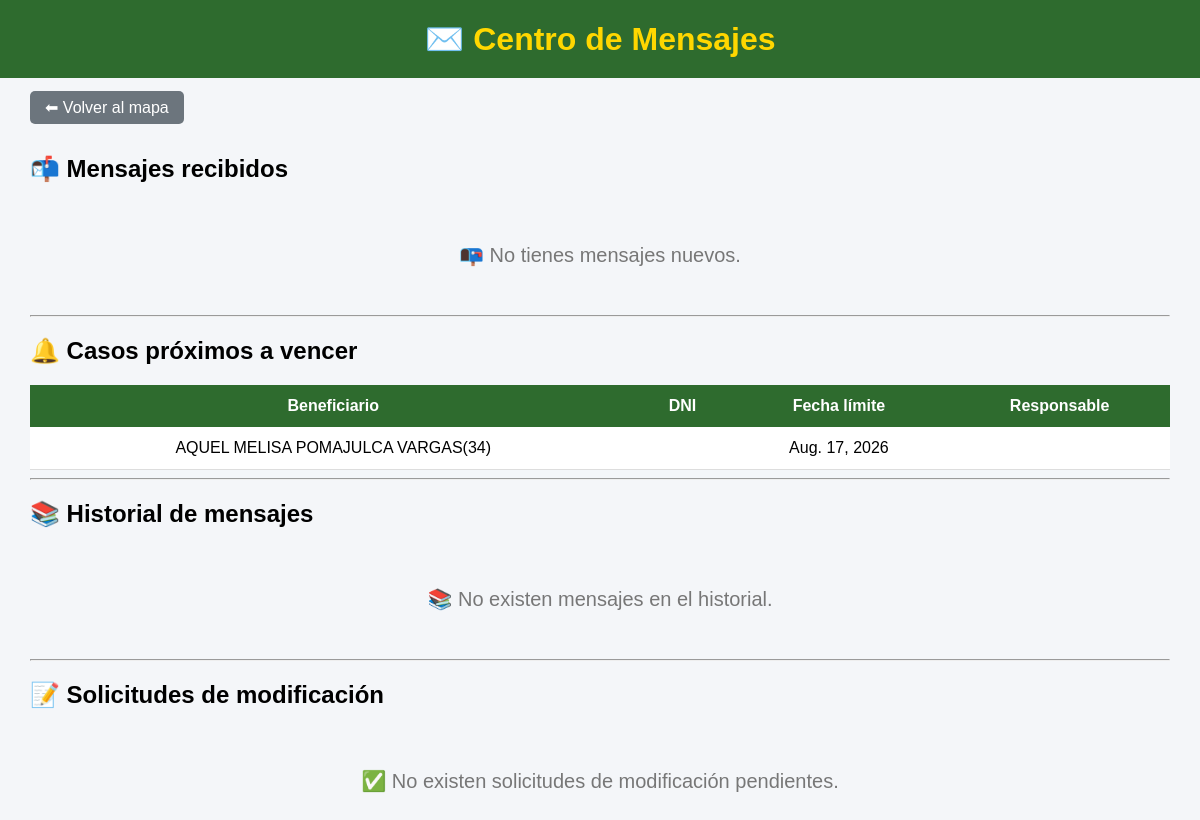
The app's page /mensajes/ (signed in) with its own data.
### mapa/models.py (models this page shows, shortened)
class Caso(models.Model):
    RIESGOS = [
        ("LEVE", "Leve"),
        ("MODERADO", "Moderado"),
        ("SEVERO", "Severo"),
        ("SEVERO EXTREMO", "Severo extremo"),
        ("NO DETERMINADO", "No determinado"),
    ]
    NOTIFICACION = [
        ("PENDIENTE", "Pendiente"),
        ("NOTIFICADO", "Notificado"),
    ]
    TIPO_VIOLENCIA = [
        ("FISICA", "Física"),
        ("PSICOLOGICA", "Psicológica"),
        ("SEXUAL", "Sexual"),
        ("ECONOMICA", "Económica o Patrimonial"),
    ]
    ESTADO_UBICACION_AGRESOR = [
        ("UBICADO", "Ubicado"),
        ("NO UBICADO", "No ubicado"),
    ]
    beneficiario = models.CharField(max_length=200, blank=True)
    dni_beneficiario = models.CharField(
        max_length=8,
        blank=True
    )
    domicilio = models.CharField(max_length=300, blank=True)
    nivel_riesgo = models.CharField(
        max_length=30,
        choices=RIESGOS,
        blank=True
    )
    region_denuncia = models.ForeignKey(
        Region,
        on_delete=models.PROTECT,
        related_name="casos_denuncia_region",
        null=True,
        blank=True,
    )
    provincia_denuncia = models.ForeignKey(
        Provincia,
        on_delete=models.PROTECT,
        related_name="casos_denuncia_provincia",
        null=True,
        blank=True,
    )
    distrito_denuncia = models.ForeignKey(
        Distrito,
        on_delete=models.PROTECT,
        related_name="casos_denuncia_distrito",
        null=True,
        blank=True,
    )
    region_medida = models.ForeignKey(
        Region,
        on_delete=models.PROTECT,
        related_name="casos_medida_region",
        null=True,
        blank=True,
    )
    provincia_medida = models.ForeignKey(
        Provincia,
        on_delete=models.PROTECT,
        related_name="casos_medida_provincia",
        null=True,
        blank=True,
    )
    distrito_medida = models.ForeignKey(
        Distrito,
        on_delete=models.PROTECT,
        related_name="casos_medida_distrito",
        null=True,
        blank=True,
)
    comisaria_denuncia = models.CharField(
        max_length=150,
        verbose_name="Comisaría donde se interpuso la denuncia"
    )
    comisaria_medida = models.CharField(
        max_length=150,
        verbose_name="Comisaría de Familia responsable"
    )
    efectivo = models.CharField(max_length=100, blank=True)
    responsable = models.ForeignKey(
    User,
    null=True,
    blank=True,
    on_delete=models.SET_NULL,
    related_name="casos_asignados"
    )
    folder = models.CharField(max_length=100, blank=True)
    expediente = models.CharField(max_length=100, blank=True)
    agresor = models.CharField(
        max_length=200,
        blank=True
    )
    dni_agresor = models.CharField(
        max_length=8,
        blank=True
    )
    telefono_agresor = models.CharField(
        "Teléfono del agresor",
        max_length=50,
        blank=True
    )
    direccion_agresor = models.CharField(
        "Dirección del agresor",
        max_length=300,
        blank=True
    )
    agresor_registro = models.ForeignKey(
    "Agresor",
    on_delete=models.SET_NULL,
    null=True,
    blank=True,
    related_name="casos"
)
    estado_ubicacion_agresor = models.CharField(
        "Estado de ubicación del agresor",
        max_length=15,
        choices=ESTADO_UBICACION_AGRESOR,
        default="NO UBICADO"
    )
    latitud_agresor = models.FloatField(
        null=True,
        blank=True
    )
    longitud_agresor = models.FloatField(
        null=True,
        blank=True
    )
    telefono = models.CharField(
        "Teléfono de la beneficiaria",
        max_length=50,
        blank=True
    )
    fecha_denuncia = models.DateField(
        "Fecha de la denuncia",
        null=True,
        blank=True
    )
    violencia_fisica = models.BooleanField(
        "Violencia física",
        default=False
    )
    violencia_psicologica = models.BooleanField(
        "Violencia psicológica",
        default=False
    )
    violencia_sexual = models.BooleanField(
        "Violencia sexual",
        default=False
    )
    violencia_economica = models.BooleanField(
        "Violencia económica o patrimonial",
        default=False
    )
    fecha_registro = models.DateField(
        null=True,
        blank=True
    )
    ultima_visita = models.DateField(
        null=True,
        blank=True
    )
    fecha_limite = models.DateField(
        "Próximo seguimiento",
        null=True,
        blank=True
)
    notificacion_beneficiario = models.CharField(
        max_length=15,
        choices=NOTIFICACION,
        default="PENDIENTE"
    )
    fecha_notificacion_beneficiario = models.DateField(
        null=True,
        blank=True
    )
    motivo_notificacion_beneficiario_pendiente = models.TextField(
        "Motivo de notificación pendiente de la persona beneficiaria",
        blank=True
    )
    notificacion_agresor = models.CharField(
        max_length=15,
        choices=NOTIFICACION,
        default="PENDIENTE"
    )
    fecha_notificacion_agresor = models.DateField(
        null=True,
        blank=True
    )
    motivo_notificacion_agresor_pendiente = models.TextField(
        "Motivo de notificación pendiente de la persona agresora",
        blank=True
    )
    estado = models.CharField(
        max_length=15,
        default="ACTIVO"
    )
    fecha_eliminacion = models.DateTimeField(
        null=True,
        blank=True
    )
    eliminado_por = models.ForeignKey(
        User,
        null=True,
        blank=True,
        on_delete=models.SET_NULL,
        related_name="casos_eliminados"
    )
    latitud = models.FloatField(
        null=True,
        blank=True
    )
    longitud = models.FloatField(
        null=True,
        blank=True
    )
    edicion_autorizada = models.BooleanField(
        default=False
    )
    class Meta:
        permissions = [
            ("modificar_directo", "Puede modificar casos directamente"),
            ("aprobar_modificacion", "Puede aprobar modificaciones"),
            ("archivar_directo", "Puede archivar casos directamente"),
            ("aprobar_archivado", "Puede aprobar archivados"),
            ("eliminar_directo", "Puede eliminar casos directamente"),
            ("aprobar_eliminacion", "Puede aprobar eliminaciones"),
            ("administrar_usuarios", "Puede administrar usuarios"),
        ]

### mapa/views.py (the view)
@login_required
@grupo_requerido(
    "Administrador",
    "Jefe_MP",
    "Usuario_MP"
)
def mensajes(request):
    mensajes_nuevos = Mensaje.objects.filter(
        destinatario=request.user,
        leido=False
    ).order_by("-fecha")
    historial_mensajes = Mensaje.objects.filter(
        destinatario=request.user,
        leido=True
    ).order_by("-fecha_lectura", "-fecha")
    solicitudes = SolicitudModificacion.objects.filter(
        estado="PENDIENTE"
    ).order_by("-fecha")
    hoy = timezone.now().date()
    limite = hoy + timedelta(days=3)
    casos_por_vencer = Caso.objects.filter(
        estado="ACTIVO",
        fecha_limite__isnull=False,
        fecha_limite__gte=hoy,
        fecha_limite__lte=limite
    ).filter(
        Q(fecha_registro__year__gte=2026) |
        Q(ultima_visita__year__gte=2026)
    ).order_by("fecha_limite")
    return render(
        request,
        "mapa/mensajes.html",
        {
            "mensajes_nuevos": mensajes_nuevos,
            "historial_mensajes": historial_mensajes,
            "solicitudes": solicitudes,
            "casos_por_vencer": casos_por_vencer,
        }
    )

### mapa/templates/mapa/mensajes.html (shortened to what this page needs)
<!DOCTYPE html>
<html lang="es">
<head>
</head>
<body>
<header>
<h1>✉️ Centro de Mensajes</h1>
</header>
<div class="contenedor">
<a href="/" class="btn volver">
⬅ Volver al mapa
</a>
<br><br>
<h2>📬 Mensajes recibidos</h2>
{% if mensajes_nuevos %}
<table>
<tr>
    <th>Asunto</th>
    <th>Contenido</th>
    <th>Fecha</th>
    <th>Estado</th>
    <th>Acciones</th>
</tr>
{% for mensaje in mensajes_nuevos %}
<tr>
<td>
    <a href="{% url 'editar_caso' mensaje.caso.id %}">
        {{ mensaje.asunto }}
    </a>
</td>
<td>{{ mensaje.contenido }}</td>
<td>{{ mensaje.fecha|date:"d/m/Y H:i" }}</td>
<td>
{% if mensaje.leido %}
<span style="color:green;">✅ Leído</span>
{% else %}
<span style="color:#dc3545; font-weight:bold;">🔴 No leído</span>
{% endif %}
</td>
<td>
    <a href="{% url 'editar_caso' mensaje.caso.id %}" class="btn aprobar">
        📍 Abrir caso
    </a>
</td>
</tr>
{% endfor %}
</table>
{% else %}
<div class="sin">
📭 No tienes mensajes nuevos.
</div>
{% endif %}
<hr>
<h2>🔔 Casos próximos a vencer</h2>
{% if casos_por_vencer %}
<table>
<tr>
    <th>Beneficiario</th>
    <th>DNI</th>
    <th>Fecha límite</th>
    <th>Responsable</th>
</tr>
{% for caso in casos_por_vencer %}
<tr>
<td>
{{ caso.beneficiario }}
</td>
<td>
</td>
<td>
{{ caso.fecha_limite }}
</td>
<td>
</td>
</tr>
{% endfor %}
</table>
{% else %}
<div class="sin">
✅ No existen casos próximos a vencer.
</div>
{% endif %}
<hr>
<h2>📚 Historial de mensajes</h2>
{% if historial_mensajes %}
<table>
<tr>
    <th>Asunto</th>
    <th>Contenido</th>
    <th>Enviado</th>
    <th>Leído</th>
    <th>Acción</th>
</tr>
{% for mensaje in historial_mensajes %}
<tr>
<td>{{ mensaje.asunto }}</td>
<td>{{ mensaje.contenido }}</td>
<td>{{ mensaje.fecha|date:"d/m/Y H:i" }}</td>
<td>{{ mensaje.fecha_lectura|date:"d/m/Y H:i" }}</td>
<td>
<a href="{% url 'editar_caso' mensaje.caso.id %}" class="btn volver">
📍 Ver caso
</a>
</td>
</tr>
{% endfor %}
</table>
{% else %}
<div class="sin">
📚 No existen mensajes en el historial.
</div>
{% endif %}
<hr>
<h2>📝 Solicitudes de modificación</h2>
{% if solicitudes %}
<table>
<tr>
<th>ID</th>
<th>Beneficiario</th>
<th>Solicitante</th>
<th>Motivo</th>
<th>Fecha</th>
<th>Acciones</th>
</tr>
{% for solicitud in solicitudes %}
<tr>
<td>{{ solicitud.id }}</td>
<td>{{ solicitud.caso.beneficiario }}</td>
<td>{{ solicitud.solicitante.username }}</td>
<td>{{ solicitud.motivo }}</td>
<td>{{ solicitud.fecha|date:"d/m/Y H:i" }}</td>
<td>
<a href="{% url 'aprobar_solicitud' solicitud.id %}" class="btn aprobar">
✅ Aprobar
</a>
<a href="{% url 'rechazar_solicitud' solicitud.id %}" class="btn rechazar">
❌ Rechazar
</a>
</td>
</tr>
{% endfor %}
</table>
{% else %}
<div class="sin">
✅ No existen solicitudes de modificación pendientes.
</div>
{% endif %}
</div>
</body>
</html>

### mapa/templates/mapa/mensajes.html (style rules this page uses)
body { margin:0; font-family:Arial, Helvetica, sans-serif; background:#f4f6f9; }
header { background:#2E6B2E; color:#FFD700; text-align:center; padding:20px; }
h1 { margin:0; }
.contenedor { width:95%; margin:auto; margin-top:20px; }
table { width:100%; border-collapse:collapse; background:white; }
th { background:#2E6B2E; color:white; padding:12px; }
td { padding:12px; border-bottom:1px solid #ddd; text-align:center; }
.btn { padding:8px 15px; border:none; border-radius:5px; text-decoration:none; color:white; }
.volver { background:#6c757d; }
.sin { text-align:center; padding:40px; font-size:20px; color:#777; }

### records on screen
Caso: beneficiario "AQUEL MELISA POMAJULCA VARGAS(34)", fecha_limite "Aug. 17, 2026"
